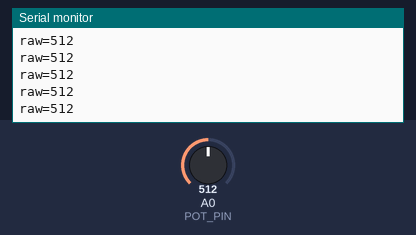
This sketch was run on a simulated Arduino Uno, built with avr-gcc and run on an emulated ATmega328P. On the bench: the last lines printed to the serial monitor. The test bench sets the inputs (shaded band); at power-on: A0 (POT_PIN) = 512.

Above: at 1.2 s.
1.3 s: A0 (POT_PIN) set to 716
At 1.31 s:
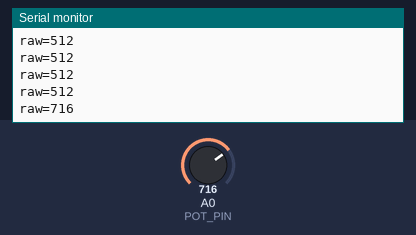
2.8 s: A0 (POT_PIN) set to 900
At 2.81 s:
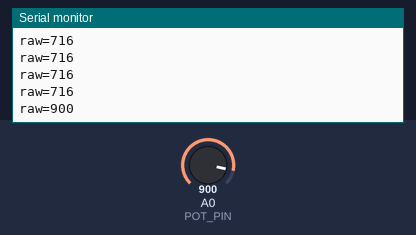
Timing chart, 0 to 5.8 s (numbered marks = the images above; inputs shaded):
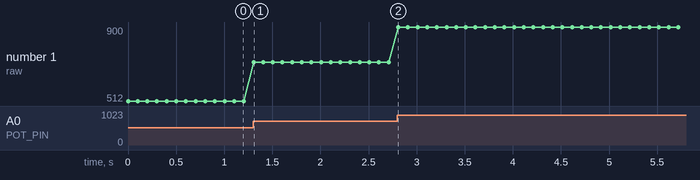

Measured:
- after the input at 1.3 s, the serial monitor: prints a new line at once (image 1)
- after the input at 2.8 s, the serial monitor: prints a new line at once (image 2)
- plotted number 1: 512 → 716 after the input at 1.3 s, 716 → 900 after the input at 2.8 s

The sketch:

sketch.ino
```cpp
// UNO R3: outer terminals to 5V/GND; middle wiper to A0.
const byte POT_PIN = A0;
const unsigned long PRINT_MS = 100;

void setup() {
  pinMode(POT_PIN, INPUT);  // Do not enable INPUT_PULLUP.
  Serial.begin(9600);
}

void loop() {
  int raw = analogRead(POT_PIN);
  Serial.print("raw=");
  Serial.println(raw);
  delay(PRINT_MS);
}
```
